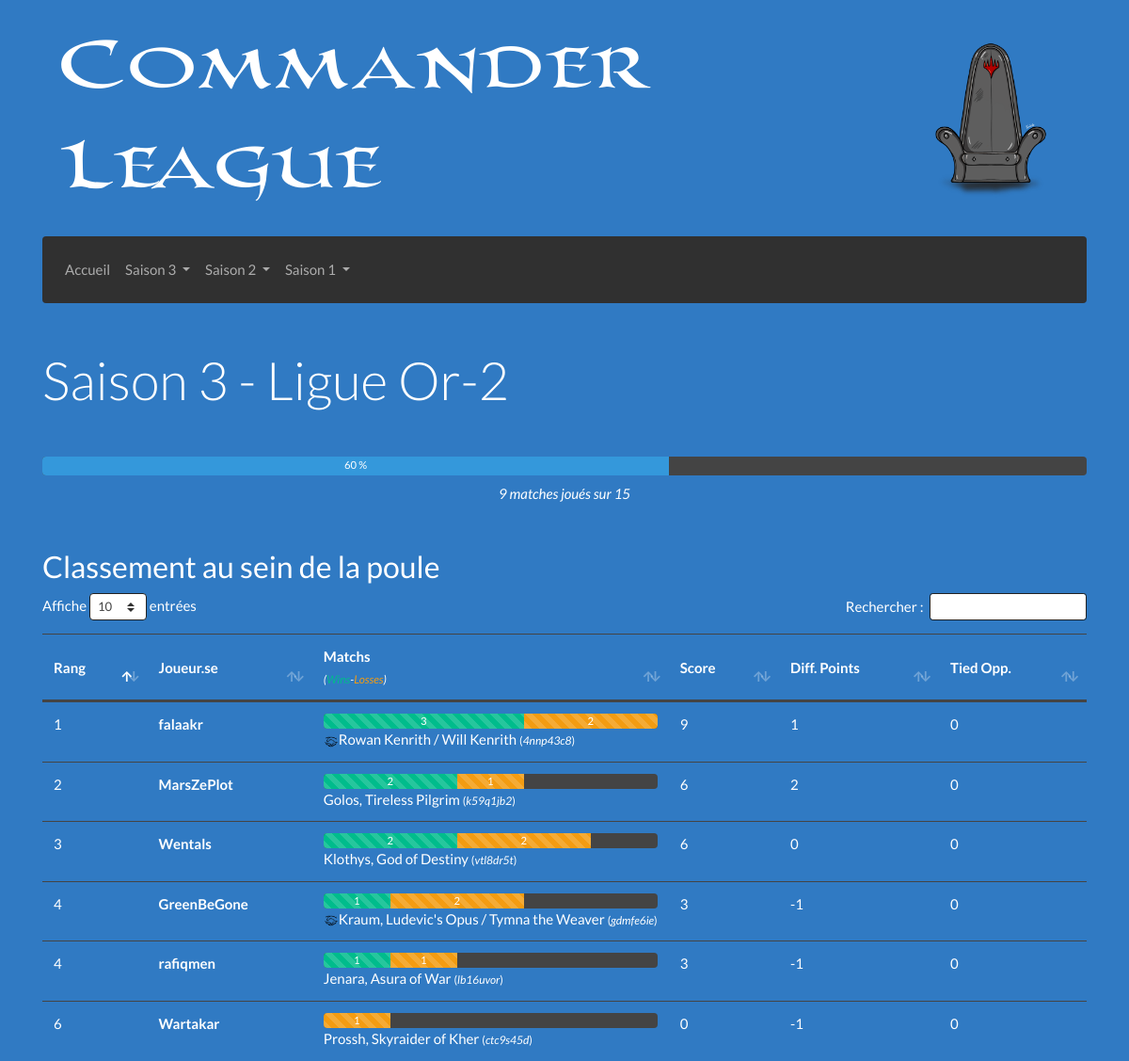
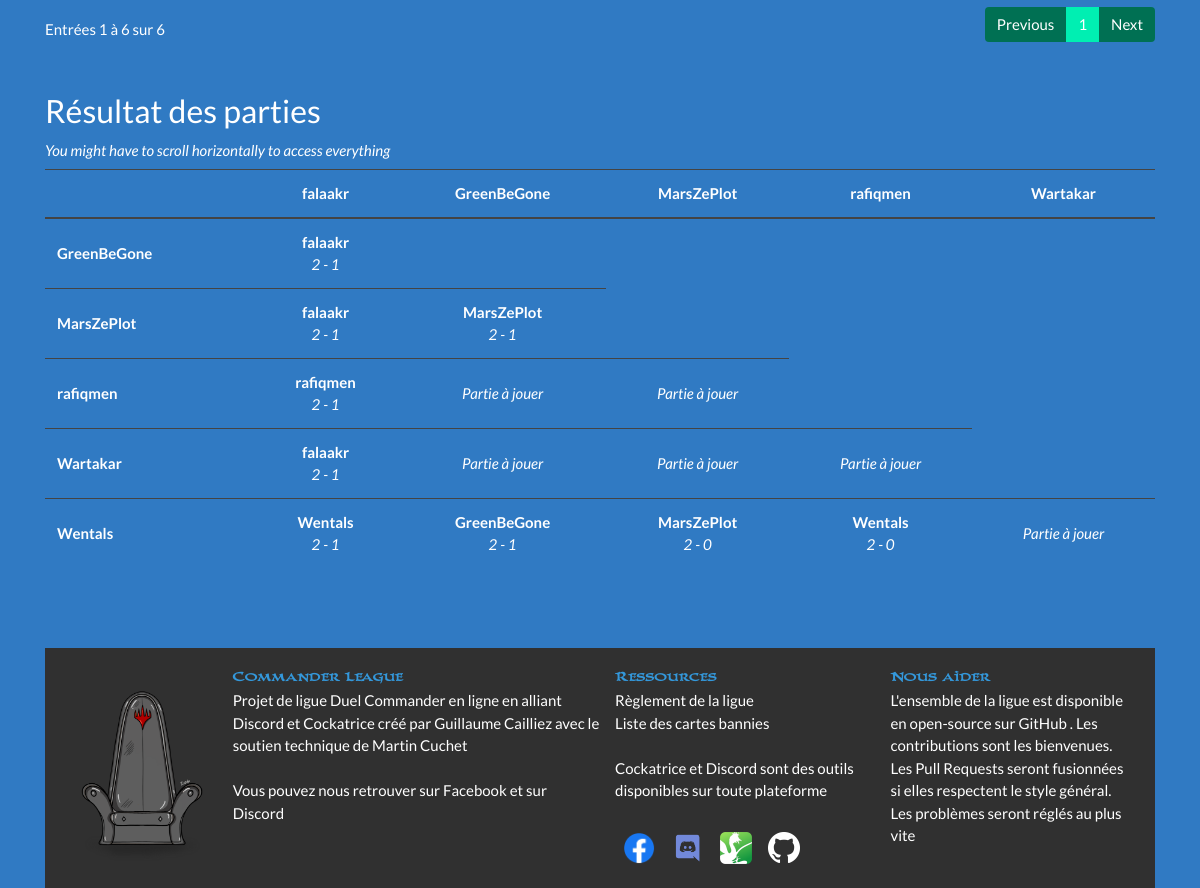
Screenshot of /Saison-3/Or-2 with the database file from the repository (2 pictures, top to bottom).
### tables this page shows
CREATE TABLE "decks" (
	"id_deck"	INTEGER PRIMARY KEY AUTOINCREMENT,
	"id_discord"	TEXT NOT NULL,
	"est_joue"	INTEGER NOT NULL,
	"cle_MV"	INTEGER NOT NULL,
	"hash"	TEXT NOT NULL,
	"liste"	TEXT NOT NULL,
	"general"	TEXT NOT NULL
);

CREATE TABLE "participants" (
	"id_discord"	TEXT,
	"pseudo"	TEXT NOT NULL,
	"nom_role"	TEXT NOT NULL,
	"elo"	INTEGER,
	PRIMARY KEY("id_discord")
);

### Afficher/Elements/Vue/Vue_Poule.php (called while the page is built)
<?php
function Affichage ($helper) {
	$affichage  = progressLigue($helper);
	$affichage .= afficherTableauClassement($helper);
	$affichage .= afficherTableauResultats($helper);
	return $affichage;
}

### Afficher/Controleur.php (called while the page is built, shortened)
<?php
function getContenu ($params)
{
	if (isset($params['saison']) && isset($params['ligue'])) {
		$ligue = stripslashes($params['ligue']);
		if (preg_match("/Placement/", $ligue)) {
			require_once 'Afficher/Pages/Placement/Controleur.php';
		} else if (preg_match("/Playoff/", $ligue)) {
			require_once 'Afficher/Pages/Playoff/Controleur.php';
		} else {
			require_once 'Afficher/Pages/Ligue/Controleur.php';
		}
	}
	return Affichage($helper);
}
require_once 'Afficher/Vue.php';

### Afficher/Vue.php (called while the page is built)
<?php
$contenu = getContenu($parametres);
require_once 'Afficher/Elements/Gabarit.php';

### index.php (called while the page is built, shortened)
<?php
require_once 'Controleur.php';

### Afficher/Elements/Barres/BarreJoueur.php (called while the page is built)
<?php
require_once "Afficher/Elements/Barres/Vue_BarreJoueur.php";
function afficherBarreJoueur ($helper, $pseudo) {
	$nombreJoueurs = $helper['infos']['nbDecks'];
	$nombreMatches = $nombreJoueurs - 1;
	$widthMatch = round(100/$nombreMatches,2);
	$victoires = $helper[$pseudo]['victoires'];
	$defaites  = $helper[$pseudo]['defaites'];
	return barreJoueur($victoires , $defaites , $widthMatch);
}
?>

### Afficher/Elements/Modele.php (called while the page is built, shortened)
<?php
require_once 'Afficher/Elements/Barres/BarreJoueur.php';
require_once 'Afficher/Elements/Tableaux/TableauResultats.php';
require_once 'Afficher/Elements/Tableaux/TableauClassement.php';
function afficheGeneral ($texte) {
	$contraintes = "";
	if (preg_match('/\//i',$texte)) $contraintes .= "P";
	if ($contraintes == "") return $texte;
	if (preg_match('/p/i',$contraintes)) {
		$liste_partners = (preg_match('/c/i',$contraintes)) ? preg_split('/\(/',$texte)[0] : $texte;
		$partenaires = array(
			preg_split('/\/\//i',$liste_partners)[0],
			preg_split('/\/\//i',$liste_partners)[1]
		);
		$retour = __PARTENAIRES__ . $partenaires[0] . " / " . $partenaires[1];
	}
	return $retour;
}

### Modele.php (called while the page is built, shortened)
<?php
function getBdd() {
	$bdd = new PDO("sqlite:BD/database.sqlite");
	    $bdd->setAttribute(PDO::ATTR_DEFAULT_FETCH_MODE, PDO::FETCH_ASSOC);
	    $bdd->setAttribute(PDO::ATTR_ERRMODE, PDO::ERRMODE_EXCEPTION);
	return $bdd;
}
function executerRequete($sql, $params = null) {
	$resultat = getBdd()->prepare($sql);
	$resultat->execute($params);
	return $resultat;
}

### Afficher/Elements/Helpers/Details.php (called while the page is built, shortened)
<?php
$helper = array();
$sql = "SELECT liste_decks FROM ligues
		WHERE num_saison = :s AND nom_ligue = :l;";
$helper['infos']['saison'] = __SAISON__;
$helper['infos']['ligue']  = (preg_match("/Placement/i",__LIGUE__) || preg_match("/Playoff/i",__LIGUE__)) ? preg_split("/-/",__LIGUE__)[0] : __LIGUE__ ;
$donnees = array(
	':l' => __LIGUE__,
	':s' => $helper['infos']['saison'],
);
$requete = executerRequete($sql,$donnees);
$resultat = $requete->fetch()['liste_decks'];
$_liste = preg_split('/, /i',$resultat);
$helper['infos']['decks'] = $_liste;
$_nbDecks = count($helper['infos']['decks']);
$helper['infos']['nbDecks'] = $_nbDecks;
$helper['infos']['max'] = $_nbDecks * ($_nbDecks - 1) / 2;
$helper['infos']['joues'] = 0;
$sql = "SELECT * FROM participants p
		JOIN decks d ON p.id_discord = d.id_discord
		WHERE d.id_deck = :id;";
for ($i = 0; $i < count($helper['infos']['decks']); $i++) {
	$requete = executerRequete($sql,array(':id'=>$helper['infos']['decks'][$i]));
	$resultat = $requete->fetch();
	$helper['infos']['pseudo'][] = $resultat['pseudo'];
	$helper['infos']['id_discord'][] = $resultat['id_discord'];
	$helper[$resultat['id_deck']] = array(
		'pseudo'		=> $resultat['pseudo'],
		'id_discord'	=> $resultat['id_discord'],
		'id_deck'		=> $resultat['id_deck'],
		'liste'			=> $resultat['liste'],
		'general'		=> $resultat['general'],
		'hash'			=> $resultat['hash'],
		'parties'		=> array(),
		'victoires'		=> 0,
		'defaites'		=> 0,
		'tiebreakers'	=> array(
			'matchPoints'			=> 0,
			'diffPoints'			=> 0,
			'tiedParticipants'		=> 0,
		),
	);
}

### Afficher/Pages/Ligue/Helper.php (called while the page is built)
<?php
require_once "Afficher/Elements/Helpers/Details.php";

### Afficher/Pages/Ligue/Controleur.php (called while the page is built, shortened)
<?php
require_once 'Afficher/Elements/Modele.php';
require_once 'Afficher/Pages/Ligue/Modele.php';
require_once 'Afficher/Pages/Ligue/Helper.php';

### Afficher/Elements/Tableaux/Vue_TableauClassement.php (the view)
<?php
function tableauClassement ($helper) {
	ob_start(); ?>
	<div class="table-responsive text-nowrap">
	<table id="tableClassement" class="table table-hover" aria-describedby="tableClassement">
		<thead>
			<tr>
				<th scope="col" class="sorting align-middle" aria-controls="tableClassement">Rang</th>
				<th scope="col" class="align-middle">Joueur.se</th>
				<th scope="col" class="align-middle col-2">
					Matchs<br>
					<i><small>(<span class="text-success">Wins</span>-<span class="text-warning">Losses</span>)</small></i>
				</th>
				<th scope="col" class="align-middle">
					Score
				</th>
				<th scope="col" class="align-middle">
					<span href="#" data-toggle="tooltip" title="Game won minus game lost">
						Diff. Points
					</span>
				</th>
				<th scope="col" class="align-middle">
					<span href="#" data-toggle="tooltip" title="Game won against tied opponents">
						Tied Opp.
					</span>
				</th>
			</tr>
		</thead>
		<tbody>
			<?php
			for ($i = 0; $i < count($helper['infos']['pseudo']); $i++) {
				$cle = $helper['infos']['pseudo'][$i];
			?>
			<tr>
				<td scope="row">
					<?= $helper['infos']['classement'][$cle] ?>
				</td>
				<td>
					<strong><?= $cle ?></strong>
				</td>
				<td>
					<?= afficherBarreJoueur($helper,$cle) ?>
					<?= afficheGeneral($helper[$cle]['general']) ?>
						<small>(<i><?= $helper[$cle]['hash'] ?></i>)</small>
				</td>
				<td>
					<?= $helper[$cle]['tiebreakers']['matchPoints'] ?>
				</td>
				<td>
					<?= $helper[$cle]['tiebreakers']['diffPoints'] ?>
				</td>
				<td>
					<?= $helper[$cle]['tiebreakers']['tiedParticipants'] ?>
				</td>
			</tr>
			<?php
			}
			?>
		</tbody>
	</table>
	</div>
	<?php return ob_get_clean();
}

### Afficher/Elements/Barres/Vue_BarreJoueur.php
<?php
function barreJoueur($victoires , $defaites , $widthMatch) {
	ob_start(); ?>
	<div class="progress">
		<div class="progress-bar progress-bar-striped bg-success" role="progressbar"
			style="width:<?= round($victoires*$widthMatch,2) ?>%"><?= $victoires ?></div>
		<div class="progress-bar progress-bar-striped bg-warning" role="progressbar"
			style="width:<?= round($defaites*$widthMatch,2) ?>%"><?= $defaites ?></div>
	</div>
	<?php return ob_get_clean();
}

### Afficher/Elements/Tableaux/TableauResultats.php
<?php
require_once 'Afficher/Elements/Tableaux/Vue_TableauResultats.php';
function AfficherTableauResultats ($helper) {
	$retour  = "<h3 class='mt-3'>Résultat des parties</h3>";
	$retour .= "<p class='mb-2'><i>You might have to scroll horizontally to access everything</i></p>";
	$retour .=  tableauResultats($helper);
	$retour .= "<div class='my-5'></div>";
	return $retour;
}
function afficheResultat ($helper, $pseudo1, $pseudo2) {
	if (isset($helper[$pseudo1]['parties'][$pseudo2])) {
		$vainqueur = $helper[$pseudo1]['parties'][$pseudo2]['w_pseudo'];
		if ($vainqueur != $pseudo1) {
			$pseudo2 = $pseudo1;
			$pseudo1 = $vainqueur;
		}
		$resultat = $helper[$pseudo1]['parties'][$pseudo2]['string'];
		return "<strong>$vainqueur</strong><br><i>$resultat</i>";
	}
	return "<i>Partie à jouer</i>";
}

### Afficher/Elements/Tableaux/Vue_TableauResultats.php
<?php
function tableauResultats ($helper) {
	ob_start(); ?>
	<div class="table-responsive mb-5">
	<table id="tableMatches" class="table table-hover" aria-describedby="tableMatches">
		<thead>
			<tr>
				<th scope="col" class="sorting" aria-controls="tableMatches"></th>
			<?php
			for ($i = 0; $i < (count($helper['infos']['pseudo'])-1); $i++) {
				$cle = $helper['infos']['pseudo'][$i];
				?>
				<th scope="col" class="text-center"><?= $cle ?></th>
				<?php
				}
			?>
			</tr>
		</thead>
		<tbody>
		<?php
		for ($i = 1; $i < count($helper['infos']['pseudo']); $i++) {
			$cle = $helper['infos']['pseudo'][$i];
			?>
			<tr>
				<td scope="row" class="align-middle">
					<strong><?= $cle ?></strong>
				</td>
				<?php for ($j = 0; $j < $i; $j++) : ?>
					<td class='align-middle text-center'>
						<?= afficheResultat($helper,$cle,$helper['infos']['pseudo'][$j]) ?>
					</td>
				<?php endfor; ?>
			</tr>
			<?php
		}
		?>
		</tbody>
	</table>
	</div>
	<?php return ob_get_clean();
}

### Afficher/CSS/overriding.css (style rules this page uses)
body { background-image: url('/Afficher/CSS/Images/Background.png'); background-color: #307ac3; background-size: 100%; }

### rows the page displays
decks: est_joue "1", general (picture), general "Kraum, Ludevic's Opus / Tymna the Weaver", hash "gdmfe6ie"
decks: est_joue "1", general "Prossh, Skyraider of Kher", hash "ctc9s45d"
decks: id_discord.pseudo "falaakr", id_discord.pseudo "2 - 1"
decks: id_discord.pseudo "MarsZePlot"
decks: id_discord.pseudo "rafiqmen"
decks: id_discord.pseudo "Wentals", id_discord.pseudo "2 - 0"

### other values shown
__SAISON__ "3"
__LIGUE__ "Or-2"
$status "60"
$played "9"
$max "15"
$helper['infos']['classement'][$cle] "1"
$cle "falaakr"
$victoires "3"
$defaites "2"
afficheGeneral($helper[$cle]['general']) "Rowan Kenrith / Will Kenrith"
$helper[$cle]['hash'] "4nnp43c8"
$helper[$cle]['tiebreakers']['matchPoints'] "9"
$helper[$cle]['tiebreakers']['diffPoints'] "1"
$helper[$cle]['tiebreakers']['tiedParticipants'] "0"
$helper['infos']['classement'][$cle] "4"
